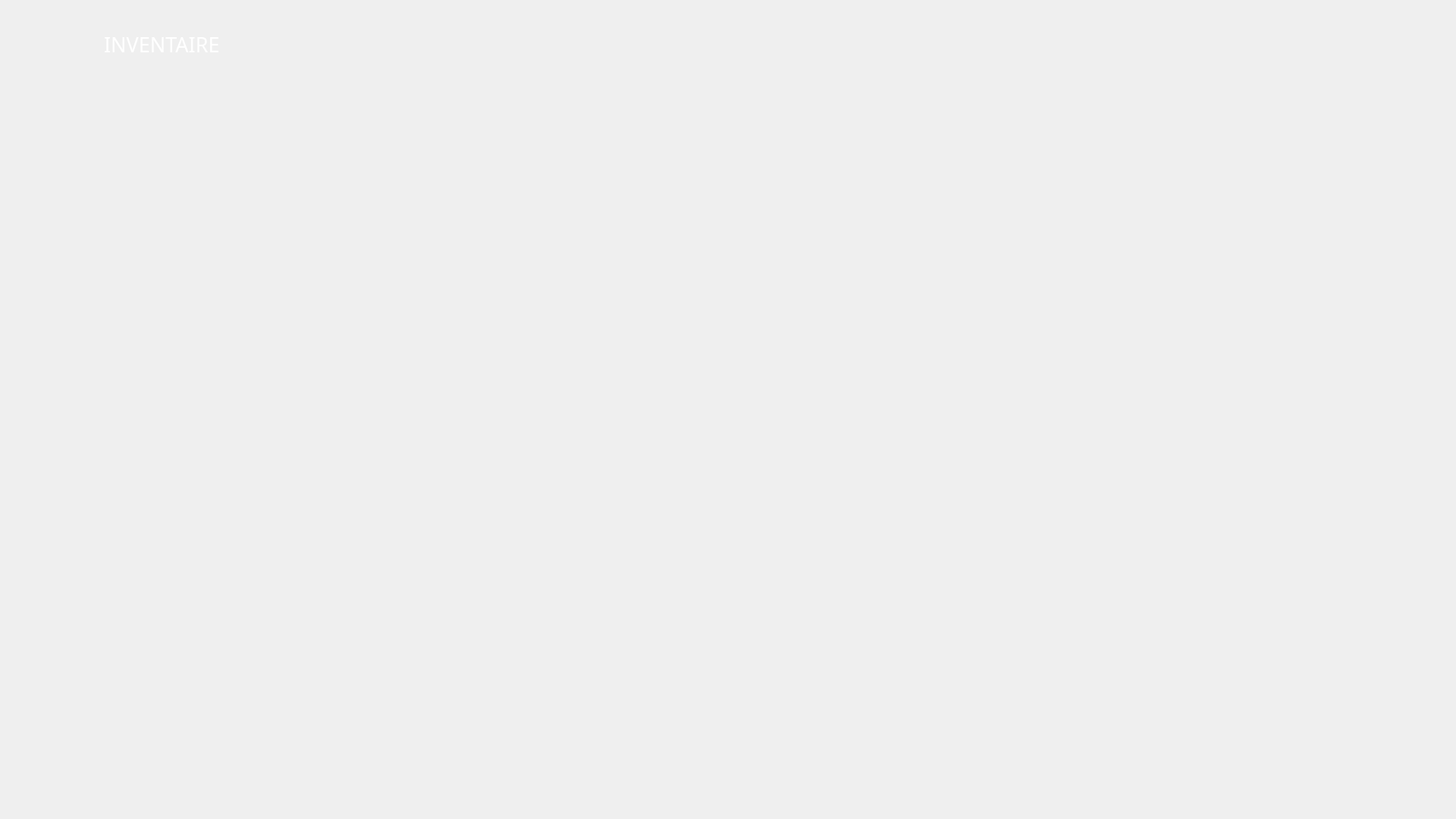
<?xml version="1.0" encoding="UTF-8"?>
<ui version="4.0">
 <class>Win_inventory</class>
 <widget class="QWidget" name="Win_inventory">
  <property name="geometry">
   <rect>
    <x>0</x>
    <y>0</y>
    <width>1920</width>
    <height>1080</height>
   </rect>
  </property>
  <property name="windowTitle">
   <string>Form</string>
  </property>
  <property name="styleSheet">
   <string notr="true"/>
  </property>
  <layout class="QVBoxLayout" name="verticalLayout" stretch="1,8,2">
   <property name="spacing">
    <number>0</number>
   </property>
   <property name="leftMargin">
    <number>50</number>
   </property>
   <property name="topMargin">
    <number>40</number>
   </property>
   <property name="rightMargin">
    <number>50</number>
   </property>
   <property name="bottomMargin">
    <number>40</number>
   </property>
   <item>
    <widget class="QLabel" name="title">
     <property name="sizePolicy">
      <sizepolicy hsizetype="Minimum" vsizetype="Maximum">
       <horstretch>0</horstretch>
       <verstretch>0</verstretch>
      </sizepolicy>
     </property>
     <property name="font">
      <font>
       <family>Segoe Script</family>
       <pointsize>20</pointsize>
      </font>
     </property>
     <property name="styleSheet">
      <string notr="true">QLabel{
	color:white;
	padding-left:80px;
}</string>
     </property>
     <property name="text">
      <string>INVENTAIRE</string>
     </property>
    </widget>
   </item>
   <item>
    <layout class="QHBoxLayout" name="horizontalLayout">
     <property name="spacing">
      <number>0</number>
     </property>
     <property name="leftMargin">
      <number>50</number>
     </property>
     <property name="topMargin">
      <number>80</number>
     </property>
     <property name="rightMargin">
      <number>50</number>
     </property>
     <property name="bottomMargin">
      <number>100</number>
     </property>
     <item>
      <widget class="Frag_Interface_ItemSorter" name="itemContainer" native="true">
       <property name="sizePolicy">
        <sizepolicy hsizetype="Expanding" vsizetype="Expanding">
         <horstretch>0</horstretch>
         <verstretch>0</verstretch>
        </sizepolicy>
       </property>
       <property name="styleSheet">
        <string notr="true"/>
       </property>
      </widget>
     </item>
    </layout>
   </item>
   <item>
    <layout class="QHBoxLayout" name="horizontalLayout_2" stretch="0,0">
     <property name="spacing">
      <number>40</number>
     </property>
     <item>
      <widget class="QLabel" name="itemArea">
       <property name="minimumSize">
        <size>
         <width>200</width>
         <height>200</height>
        </size>
       </property>
       <property name="maximumSize">
        <size>
         <width>200</width>
         <height>200</height>
        </size>
       </property>
       <property name="text">
        <string/>
       </property>
      </widget>
     </item>
     <item>
      <widget class="QLabel" name="item_info">
       <property name="sizePolicy">
        <sizepolicy hsizetype="MinimumExpanding" vsizetype="Fixed">
         <horstretch>0</horstretch>
         <verstretch>0</verstretch>
        </sizepolicy>
       </property>
       <property name="minimumSize">
        <size>
         <width>0</width>
         <height>200</height>
        </size>
       </property>
       <property name="maximumSize">
        <size>
         <width>16777215</width>
         <height>200</height>
        </size>
       </property>
       <property name="font">
        <font>
         <family>Papyrus</family>
         <pointsize>16</pointsize>
        </font>
       </property>
       <property name="styleSheet">
        <string notr="true"/>
       </property>
       <property name="text">
        <string/>
       </property>
       <property name="alignment">
        <set>Qt::AlignLeading|Qt::AlignLeft|Qt::AlignVCenter</set>
       </property>
      </widget>
     </item>
    </layout>
   </item>
  </layout>
 </widget>
 <customwidgets>
  <customwidget>
   <class>Frag_Interface_ItemSorter</class>
   <extends>QWidget</extends>
   <header>frag_interface_itemsorter.h</header>
   <container>1</container>
  </customwidget>
 </customwidgets>
 <resources/>
 <connections/>
</ui>
